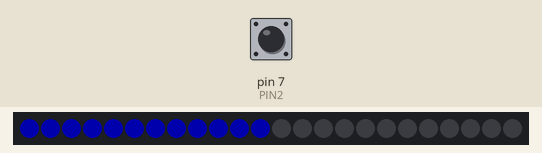
Bench run of a sketch on a simulated Arduino Uno, built with avr-gcc and run on an emulated ATmega328P. Shown: 24 RGB LEDs in strip order, left to right. The test bench sets the inputs (shaded band); at power-on: pin 7 (PIN2) LOW. Dim RGB values are drawn brighter than linear; random numbers use the default seed unless the sketch sets one.

Above: at 0.4 s.
At 3.5 s:
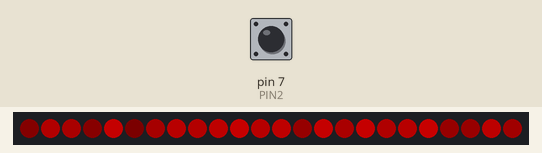
3.6 s: pin 7 (PIN2) pulsed HIGH 5 times (0.12 s each, 0.3 s apart)
At 12.6 s:
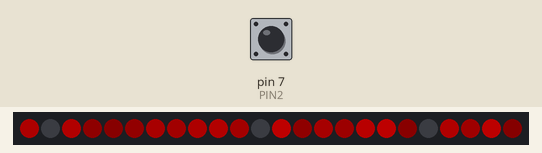
Timing chart, 0 to 14.1 s (numbered marks = the images above; inputs shaded):
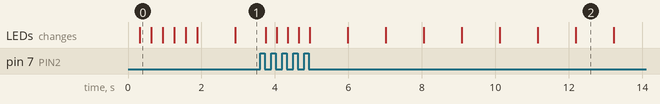

The sketch:

afterburner.ino
```cpp
#include <Adafruit_NeoPixel.h>
#ifdef __AVR__
  #include <avr/power.h>
#endif

#include <Time.h>


#define PIN     6 // output to leds
#define PIN2    7 // pwm input from throttle
#define PIXELS  24
#define MAX     255
#define MIN     000
#define MED     127
#define DELAY   00
#define DELAY2  25
#define OFFSET  100

Adafruit_NeoPixel strip = Adafruit_NeoPixel(PIXELS, PIN, NEO_GRB + NEO_KHZ800);

unsigned long rawThrottle;

int throttle = 5; //throttle position
                  // 0 - off  - very dull red
                  // 1 - low  - dull red
                  // 2 - med  - dull orange
                  // 3 - med  - yellow
                  // 4 - high - white
                  // 5 - max  - bright blue/white
int R_offset;
int G_offset;
int B_offset;

void setup() {
  //Serial.begin(9600);
  pinMode(2,INPUT);
  strip.begin();
  strip.show(); // Initialize all pixels to 'off'

  for(int i=0;i<PIXELS;i++){
    strip.setPixelColor(i, strip.Color(000, 000, 063));
    delay(DELAY2);
    strip.show();
  }
  for(int i=0;i<PIXELS;i++){
    strip.setPixelColor(i, strip.Color(000, 063, 000));
    delay(DELAY2);
    strip.show();
  }
  for(int i=0;i<PIXELS;i++){
    strip.setPixelColor(i, strip.Color(063, 000, 000));
    delay(DELAY2);
    strip.show();
  }
}


//loop through all leds and set each one to be a color
//  based on the throttle input (+- some random offset)
//  red - orange - yellow - white - blue

void loop() {

  rawThrottle = pulseIn(PIN2, HIGH);
  //Serial.println(rawThrottle);
  if(rawThrottle < 1200){
    throttle = 0;
  }else if(rawThrottle < 1400){
    throttle = 1;
  }else if(rawThrottle < 1600){
    throttle = 2;
  }else if(rawThrottle < 1800){
    throttle = 3;
  }else if(rawThrottle < 1900){
    throttle = 4;
  }else if(rawThrottle < 2500){
    throttle = 5;
  }


  for(int i=0;i<PIXELS;i++){
    R_offset = random(0,OFFSET);
    G_offset = random(0,OFFSET);
    B_offset = random(0,OFFSET);
    switch(throttle){
      case 0:
        strip.setPixelColor(i, strip.Color(R_offset, 000, 000));
        break;//very dull red
      case 1:
        strip.setPixelColor(i, strip.Color(63 + R_offset, 000, 000));
        break;//dull red
      case 2:
        strip.setPixelColor(i, strip.Color(127 + R_offset, G_offset, 000));
        break;//dull orange
      case 3:
        strip.setPixelColor(i, strip.Color(127 + R_offset, 63 + G_offset, 000));
        break;//yellow
      case 4:
        strip.setPixelColor(i, strip.Color(127 + R_offset, 127 + G_offset, B_offset));
        break;//white
      case 5:
        strip.setPixelColor(i, strip.Color(255, 127 + G_offset, 63 + B_offset));
        break;//bright blue/white
    }
    strip.show();
  }
  delay(DELAY);

}
```
